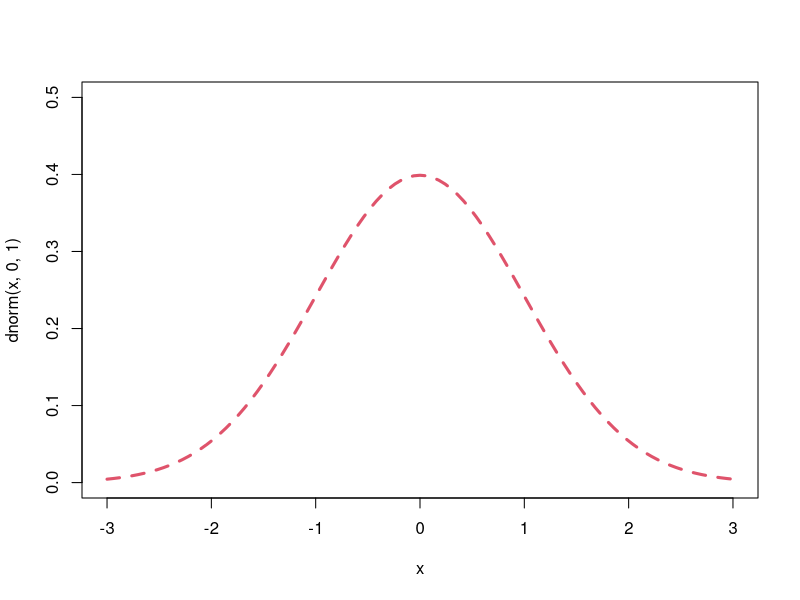

Recreate this plot in R.
###########################################
###       STATYSTYKA MATEMATYCZNA       ###
###           LABORATORIUM 1            ###
###########################################


# Cel: wybrane rozkłady prawdopodobieństwa --------------------------------

# nrom - rozkład normalny
# chisq - rozkład chi-kwadrat
# gamma - rozkład gamma
# exp - rozkład wykładniczy
# f - rozkład F-Snedecora

# d - gęstość f(x) lub rozkład prawdopodobieństwa P(X=x)
# p - dystrybuanta F(x) = P(X<=x)
# q - funkcja kwantylowa F^{1}(p)
# r - generowanie liczb pseudolosowych


# Zadanie 1 ---------------------------------------------------------------

# a) N(0, 1), N(1, 1), N(2, 1)

# gęstość

#?curve
# curve can plot also an expression in the variable x

curve(dnorm(x, 0, 1), xlim = c(-3, 3), ylim = c(0, 0.5), col = 2, lwd = 3, lty = 2)


# dystrybuanta

# funkcja przeżycia 

# b) N(0, 1), N(0, 0.5), N(0, 2)

# gęstość

# dystrybuanta

# funkcja przeżycia


# Zadanie 2 ---------------------------------------------------------------




# Zadanie 3 ---------------------------------------------------------------

# a)
 
# b)
 
# c)
 
# d)
 

# Zadanie 4 ---------------------------------------------------------------

# a)
 
# b)
 
# c)
?qt
# d)
 
# e)
?qchisq
# f)
 
# g)
?qf
# h)
 

# Zadanie 5 ---------------------------------------------------------------

?dgamma

# a)

# b)


# Zadanie 6 ---------------------------------------------------------------

?dchisq

# a)

# b)


# Zadanie 7 ---------------------------------------------------------------



# Zadanie 8 ---------------------------------------------------------------


# a)

# b)

# c)


# Zadanie 9 ---------------------------------------------------------------




# Zadanie 10 --------------------------------------------------------------




# Zadanie 11 --------------------------------------------------------------




# Zadanie 12 --------------------------------------------------------------




# Zadanie 13 --------------------------------------------------------------

# a)

# b)


# Zadanie 14 --------------------------------------------------------------

# a)

# b)

# c)

# d)


# Zadanie 15 --------------------------------------------------------------

# a)

# b)

